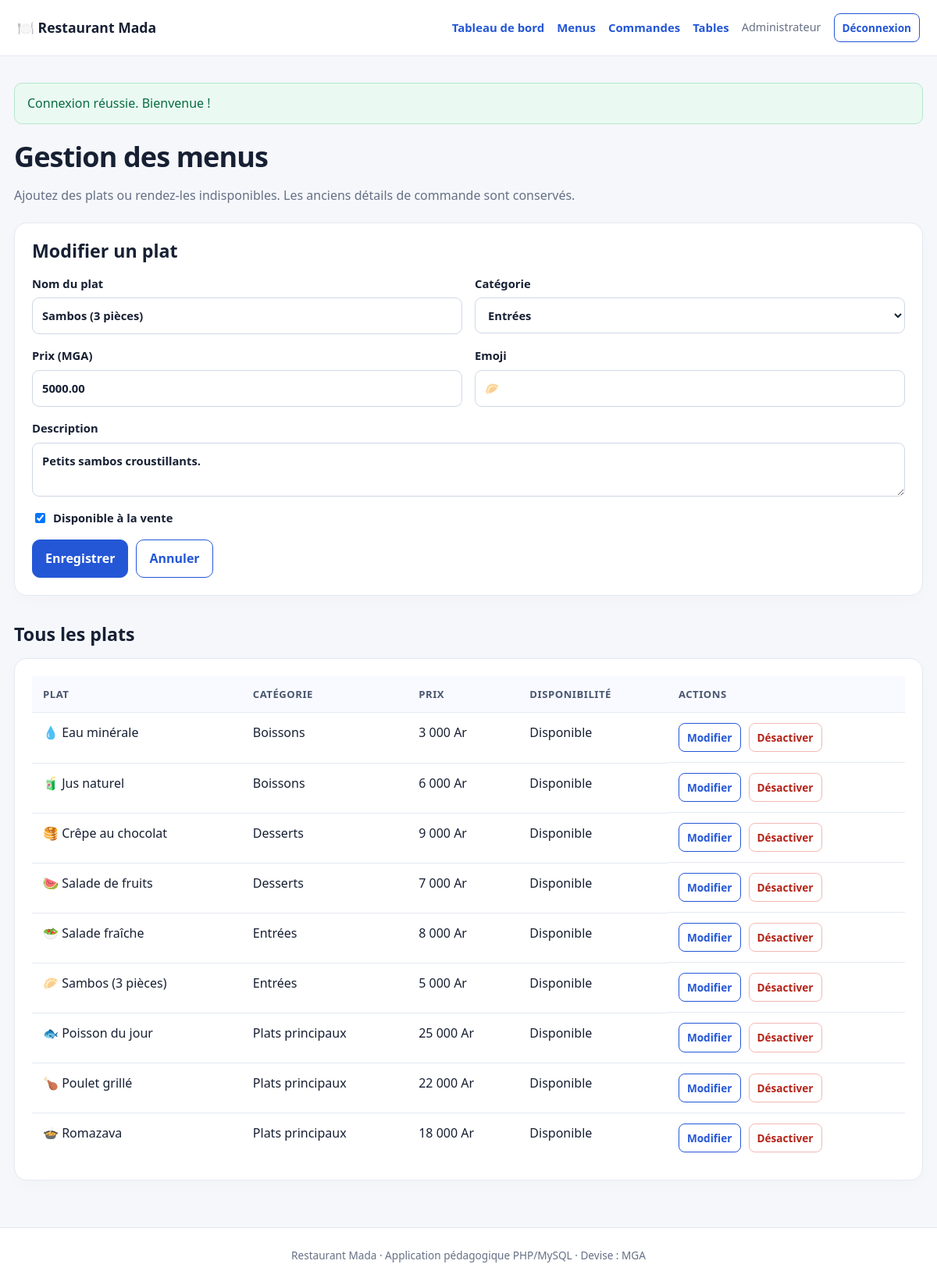
The app's page /admin/menu.php?edit=2 (signed in) with its own data.
### tables this page shows
CREATE TABLE menu_items (
    id INT UNSIGNED AUTO_INCREMENT PRIMARY KEY,
    category_id INT UNSIGNED NOT NULL,
    name VARCHAR(120) NOT NULL,
    description VARCHAR(500) NOT NULL DEFAULT '',
    price DECIMAL(12,2) NOT NULL,
    emoji VARCHAR(16) NOT NULL DEFAULT '🍽️',
    available TINYINT(1) NOT NULL DEFAULT 1,
    created_at TIMESTAMP NOT NULL DEFAULT CURRENT_TIMESTAMP,
    CONSTRAINT fk_menu_category FOREIGN KEY (category_id) REFERENCES categories(id),
    CONSTRAINT chk_menu_price CHECK (price > 0)
);

CREATE TABLE categories (
    id INT UNSIGNED AUTO_INCREMENT PRIMARY KEY,
    name VARCHAR(80) NOT NULL UNIQUE
);

### includes/functions.php (called while the page is built, shortened)
<?php
function e(mixed $value): string {
    return htmlspecialchars((string)$value, ENT_QUOTES | ENT_SUBSTITUTE, 'UTF-8');
}
function money(mixed $amount): string {
    return number_format((float)$amount, 0, ',', ' ') . ' Ar';
}

### admin/menu.php (the view, shortened to what this page needs)
<?php
require_once __DIR__ . '/../config/config.php';
require_once __DIR__ . '/../includes/functions.php';
$categories = $pdo->query('SELECT id,name FROM categories ORDER BY name')->fetchAll();
$editItem = null;
if (isset($_GET['edit'])) {
    $editId = positive_int($_GET['edit']);
    if ($editId) { $st=$pdo->prepare('SELECT * FROM menu_items WHERE id=?'); $st->execute([$editId]); $editItem=$st->fetch() ?: null; }
}
$items = $pdo->query('SELECT m.*, c.name AS category_name FROM menu_items m JOIN categories c ON c.id=m.category_id ORDER BY c.name,m.name')->fetchAll();
require __DIR__ . '/../includes/header.php';
?>
<h1>Gestion des menus</h1><p class="muted">Ajoutez des plats ou rendez-les indisponibles. Les anciens détails de commande sont conservés.</p>
<section class="form-card">
    <h2><?= $editItem ? 'Modifier un plat' : 'Ajouter un plat' ?></h2>
    <form method="post" class="form-grid">
        <label>Nom du plat<input name="name" required maxlength="120" value="<?= e($editItem['name'] ?? '') ?>"></label>
        <label>Catégorie<select name="category_id" required><option value="">-- Choisir --</option><?php foreach ($categories as $c): ?><option value="<?= (int)$c['id'] ?>" <?= (int)($editItem['category_id'] ?? 0)===(int)$c['id']?'selected':'' ?>><?= e($c['name']) ?></option><?php endforeach; ?></select></label>
        <label>Prix (MGA)<input type="number" name="price" min="1" step="1" required value="<?= e($editItem['price'] ?? '') ?>"></label>
        <label>Emoji<input name="emoji" maxlength="16" value="<?= e($editItem['emoji'] ?? '🍽️') ?>"></label>
        <label class="full-width">Description<textarea name="description" rows="2" maxlength="500"><?= e($editItem['description'] ?? '') ?></textarea></label>
        <label class="check-label"><input type="checkbox" name="available" value="1" <?= (!$editItem || $editItem['available'])?'checked':'' ?>> Disponible à la vente</label>
        <div class="full-width actions"><button class="button" type="submit"><?= $editItem ? 'Enregistrer' : 'Ajouter le plat' ?></button><?php if ($editItem): ?><a class="button button-outline" href="/restaurant-gestion/admin/menu.php">Annuler</a><?php endif; ?></div>
    </form>
</section>
<h2 class="section">Tous les plats</h2>
<div class="table-wrap card"><table><thead><tr><th>Plat</th><th>Catégorie</th><th>Prix</th><th>Disponibilité</th><th>Actions</th></tr></thead><tbody>
<?php foreach ($items as $item): ?><tr><td><?= e($item['emoji']) ?> <?= e($item['name']) ?></td><td><?= e($item['category_name']) ?></td><td><?= money($item['price']) ?></td><td><?= $item['available']?'Disponible':'Indisponible' ?></td><td class="actions"><a class="button button-small button-outline" href="?edit=<?= (int)$item['id'] ?>">Modifier</a><?php if ($item['available']): ?><form method="post" class="inline-form" data-confirm="Désactiver ce plat ?"><input type="hidden" name="csrf_token" value="<?= e(csrf_token()) ?>"><input type="hidden" name="action" value="delete"><input type="hidden" name="id" value="<?= (int)$item['id'] ?>"><button class="button button-small button-danger" type="submit">Désactiver</button></form><?php endif; ?></td></tr><?php endforeach; ?>
</tbody></table></div>
<?php require __DIR__ . '/../includes/footer.php'; ?>

### assets/style.css (style rules this page uses)
:root { --blue:#2457d6;--blue-dark:#183b91;--ink:#172033;--muted:#667085;--line:#e4e9f2;--bg:#f5f7fb;--white:#fff;--green:#12805c;--red:#b42318;--radius:16px }
* { box-sizing:border-box }
body { margin:0;background:var(--bg);color:var(--ink);font:16px/1.55 system-ui,-apple-system,"Segoe UI",sans-serif }
a { color:var(--blue);text-decoration:none }
.section { margin-top:36px }
.section h2,h1,h2,h3 { line-height:1.2 }
h1 { font-size:clamp(1.8rem,3vw,2.5rem);letter-spacing:-.025em;margin:0 0 12px }
h2 { font-size:1.45rem;margin:0 0 16px }
.muted,small { color:var(--muted) }
.card,.form-card,.stat-card { background:#fff;border:1px solid var(--line);border-radius:var(--radius);padding:22px;box-shadow:0 5px 20px #17203305 }
.button { display:inline-flex;justify-content:center;align-items:center;gap:8px;border:1px solid var(--blue);border-radius:10px;background:var(--blue);color:white;padding:11px 16px;font:inherit;font-weight:700;cursor:pointer;white-space:nowrap }
.button-outline { background:#fff;color:var(--blue) }
.button-danger { background:#fff;color:var(--red);border-color:#f2b8b5 }
.button-small { font-size:.85rem;padding:7px 10px;border-radius:8px }
.actions { display:flex;gap:10px;align-items:center;flex-wrap:wrap }
.inline-form { display:inline-flex;margin:0 }
.form-card { margin:22px 0 }
.stack label,.form-grid label { display:flex;flex-direction:column;gap:7px;font-weight:650;font-size:.92rem }
input,select,textarea { width:100%;padding:11px 12px;border:1px solid #cfd7e6;border-radius:9px;background:#fff;color:var(--ink);font:inherit;min-width:0 }
input[type=checkbox] { width:auto }
.check-label { flex-direction:row!important;align-items:center }
.form-grid { display:grid;grid-template-columns:repeat(2,minmax(0,1fr));gap:16px }
.full-width { grid-column:1/-1 }
.table-wrap { overflow-x:auto }
.table-wrap table { width:100%;border-collapse:collapse;min-width:660px }
.table-wrap th,.table-wrap td { text-align:left;padding:13px 14px;border-bottom:1px solid var(--line);vertical-align:top }
.table-wrap th { background:#f8faff;color:#4a5670;font-size:.82rem;text-transform:uppercase;letter-spacing:.04em }
.table-wrap tr:last-child td { border-bottom:0 }

### records on screen
menu_items: name "Sambos (3 pièces)", category_id "Entrées", price "5000.00", emoji "🥟", description "Petits sambos croustillants.", available "☑", category.name "Entrées", price "5 000 Ar", shows "Disponible"
menu_items: emoji "💧", name "Eau minérale", category.name "Boissons", price "3 000 Ar", available "Disponible"
menu_items: emoji "🧃", name "Jus naturel", category.name "Boissons", price "6 000 Ar", available "Disponible"
menu_items: emoji "🥞", name "Crêpe au chocolat", category.name "Desserts", price "9 000 Ar", available "Disponible"
menu_items: emoji "🍉", name "Salade de fruits", category.name "Desserts", price "7 000 Ar", available "Disponible"
menu_items: emoji "🥗", name "Salade fraîche", category.name "Entrées", price "8 000 Ar", available "Disponible"
menu_items: emoji "🐟", name "Poisson du jour", category.name "Plats principaux", price "25 000 Ar", available "Disponible"
menu_items: emoji "🍗", name "Poulet grillé", category.name "Plats principaux", price "22 000 Ar", available "Disponible"
menu_items: emoji "🍲", name "Romazava", category.name "Plats principaux", price "18 000 Ar", available "Disponible"

### other values on screen
$user['name'] "Administrateur"
$flashMessage['message'] "Connexion réussie. Bienvenue !"
